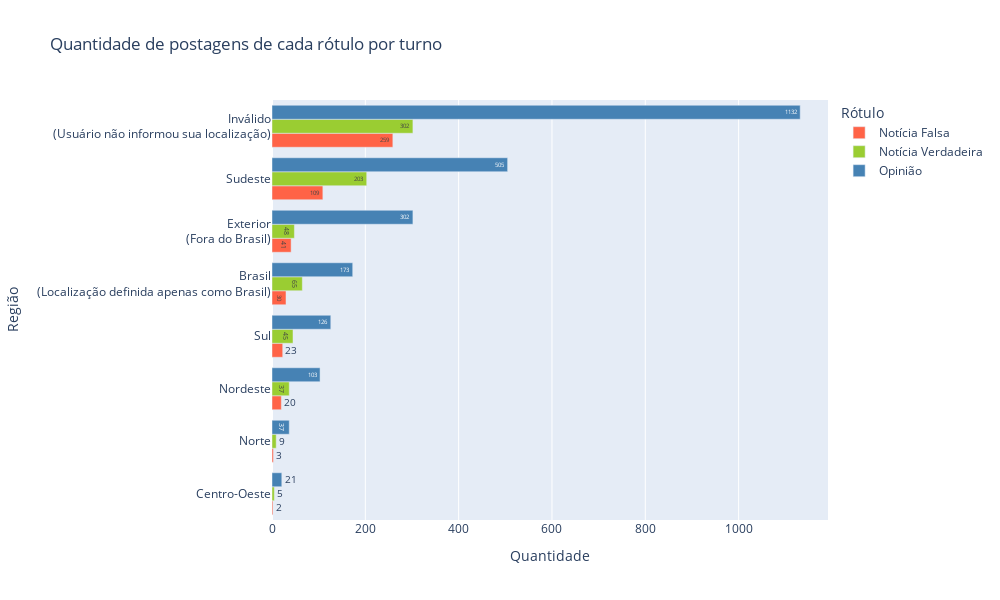

This figure's notebook cell:
### Code cell
fig = px.bar(df_regioes_rotulos, 
             y='Região', 
             x='Quantidade', 
             color='Rótulo',
             color_discrete_map={
                                    'Notícia Falsa':'tomato',
                                    'Notícia Verdadeira':'yellowgreen',
                                    'Opinião':'steelblue',
                                },
             barmode='group',
             title='Quantidade de postagens de cada rótulo por turno', 
             text_auto=True,
             orientation='h',
             width=1000,
             height=600,
            )
fig.show()

### Figure 1 — Plotly figure (JSON) as saved in the notebook; plotly's stock layout.template omitted (floating-point values rounded to 4 significant figures)
{"data": [{"alignmentgroup": "True", "hovertemplate": "Rótulo=Notícia Falsa<br>Quantidade=%{x}<br>Região=%{y}<extra></extra>", "legendgroup": "Notícia Falsa", "marker": {"color": "tomato", "pattern": {"shape": ""}}, "name": "Notícia Falsa", "offsetgroup": "Notícia Falsa", "orientation": "h", "showlegend": true, "textposition": "auto", "texttemplate": "%{x}", "type": "bar", "x": [2, 3, 20, 23, 30, 41, 109, 259], "xaxis": "x", "y": ["Centro-Oeste", "Norte", "Nordeste", "Sul", "Brasil<br>(Localização definida apenas como Brasil)", "Exterior<br>(Fora do Brasil)", "Sudeste", "Inválido<br>(Usuário não informou sua localização)"], "yaxis": "y"}, {"alignmentgroup": "True", "hovertemplate": "Rótulo=Notícia Verdadeira<br>Quantidade=%{x}<br>Região=%{y}<extra></extra>", "legendgroup": "Notícia Verdadeira", "marker": {"color": "yellowgreen", "pattern": {"shape": ""}}, "name": "Notícia Verdadeira", "offsetgroup": "Notícia Verdadeira", "orientation": "h", "showlegend": true, "textposition": "auto", "texttemplate": "%{x}", "type": "bar", "x": [5, 9, 37, 45, 48, 65, 203, 302], "xaxis": "x", "y": ["Centro-Oeste", "Norte", "Nordeste", "Sul", "Exterior<br>(Fora do Brasil)", "Brasil<br>(Localização definida apenas como Brasil)", "Sudeste", "Inválido<br>(Usuário não informou sua localização)"], "yaxis": "y"}, {"alignmentgroup": "True", "hovertemplate": "Rótulo=Opinião<br>Quantidade=%{x}<br>Região=%{y}<extra></extra>", "legendgroup": "Opinião", "marker": {"color": "steelblue", "pattern": {"shape": ""}}, "name": "Opinião", "offsetgroup": "Opinião", "orientation": "h", "showlegend": true, "textposition": "auto", "texttemplate": "%{x}", "type": "bar", "x": [21, 37, 103, 126, 173, 302, 505, 1132], "xaxis": "x", "y": ["Centro-Oeste", "Norte", "Nordeste", "Sul", "Brasil<br>(Localização definida apenas como Brasil)", "Exterior<br>(Fora do Brasil)", "Sudeste", "Inválido<br>(Usuário não informou sua localização)"], "yaxis": "y"}], "layout": {"barmode": "group", "height": 600, "legend": {"title": {"text": "Rótulo"}, "tracegroupgap": 0}, "title": {"text": "Quantidade de postagens de cada rótulo por turno"}, "width": 1000, "xaxis": {"anchor": "y", "autorange": true, "domain": [0, 1], "range": [0, 1192.0], "title": {"text": "Quantidade"}, "type": "linear"}, "yaxis": {"anchor": "x", "autorange": true, "domain": [0, 1], "range": [-0.5, 7.5], "title": {"text": "Região"}, "type": "category"}}}
